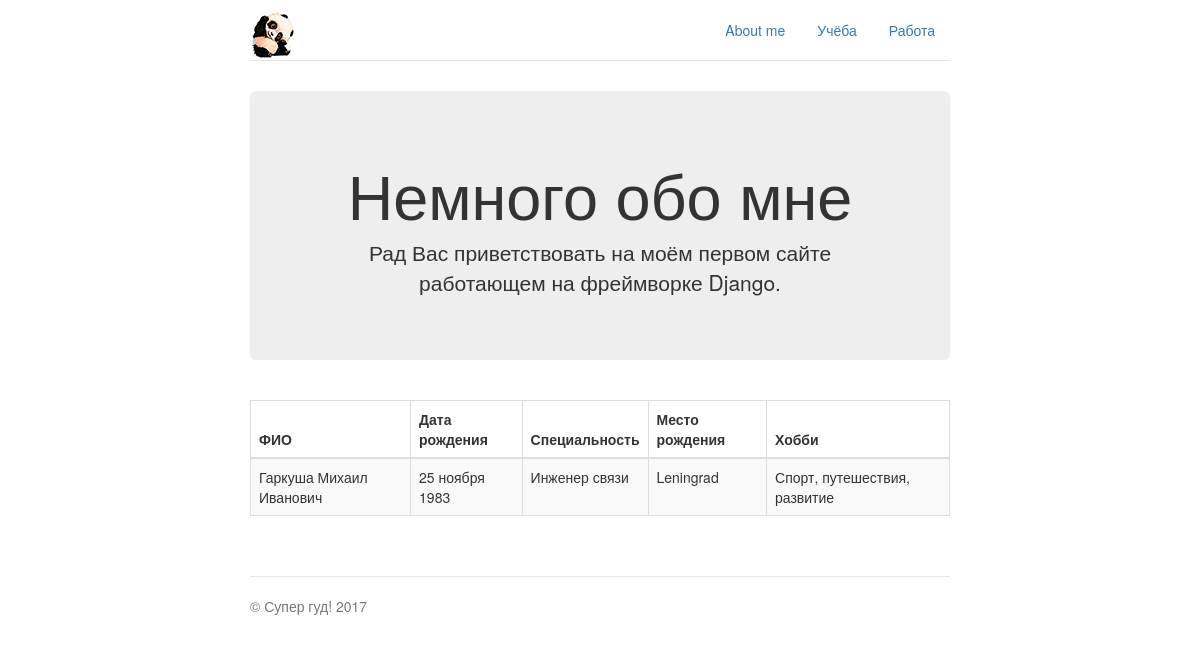
The page / on the database its author committed.
### aboutme/models.py (models this page shows)
class About(models.Model):
    fio = models.CharField(verbose_name='ФИО', max_length=32)
    birthday = models.CharField(verbose_name='Дата рождения', max_length=32)
    profession = models.CharField(verbose_name='Специальность', max_length=32)
    born_place = models.CharField(verbose_name='Место рождения', max_length=32)
    hobby = models.CharField(verbose_name='Хобби', max_length=32)

### aboutme/views.py (the view)
# urls.py: url(r'^$', views.main_page, name='main_page'),
def main_page(request):
    aboutme = About.objects.all()
    return render_to_response('index.html', {'aboutme': aboutme})

### templates/index.html (shortened to what this page needs)
{% extends "base.html" %}
{% load staticfiles %}
{% block content %}
<div class="jumbotron">
    <h1>Немного обо мне</h1>
    <p class="lead">Рад Вас приветствовать на моём первом сайте работающем на фреймворке Django.</p>
</div>
<div class="row marketing">
    <table class="table table-striped table-bordered">
        <thead>
        <tr>
            <th>ФИО</th>
            <th>Дата рождения</th>
            <th>Специальность</th>
            <th>Место рождения</th>
            <th>Хобби</th>
        </tr>
        </thead>
        {% for i in aboutme %}
        <tr>
            <td>{{ i.fio }}</td>
            <td>{{ i.birthday }}</td>
            <td>{{ i.profession }}</td>
            <td>{{ i.born_place }}</td>
            <td>{{ i.hobby }}</td>
        </tr>
        {% endfor %}
    </table>
</div>
{% endblock %}

### static/css/jumbotron-narrow.css (style rules this page uses)
body { padding-top: 10px; padding-bottom: 20px; }
.header, .marketing, .footer { padding-right: 15px; padding-left: 15px; }
.jumbotron { text-align: center; border-bottom: 1px solid #e5e5e5; }
.marketing { margin: 40px 0; }
@media screen and (min-width: 768px) { .header, .marketing, .footer { padding-right: 0; padding-left: 0; } }
@media screen and (min-width: 768px) { .jumbotron { border-bottom: 0; } }

### rows shown on the page
About: fio "Гаркуша Михаил Иванович", birthday "25 ноября 1983", profession "Инженер связи", born_place "Leningrad", hobby "Спорт, путешествия, развитие"
